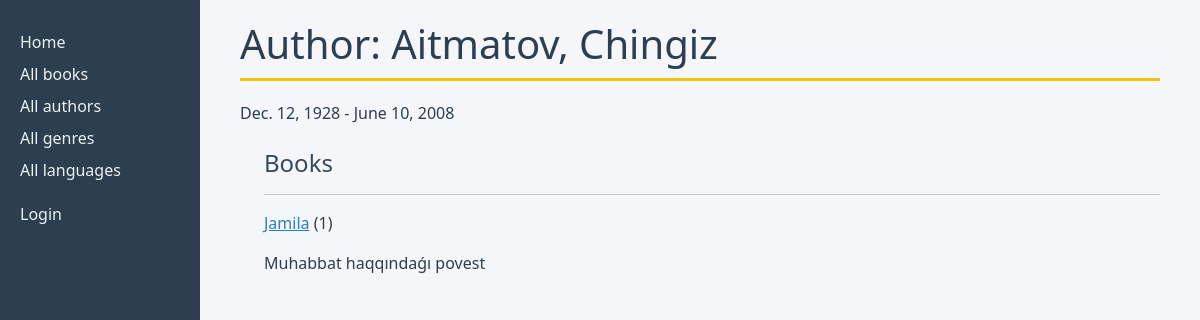
/catalog/author/2, run on the app's committed database.
### catalog/models.py (models this page shows, shortened)
class Author(models.Model):
    first_name = models.CharField(max_length=100)
    last_name = models.CharField(max_length=100)
    date_of_birth = models.DateField(null=True, blank=True)
    date_of_death = models.DateField('Died', null=True, blank=True)
    class Meta:
        ordering = ['last_name', 'first_name']
    def __str__(self):
        return f'{self.last_name}, {self.first_name}'

class Book(models.Model):
    title = models.CharField(max_length=200)
    author = models.ForeignKey('Author', on_delete=models.RESTRICT, null=True)
    summary = models.TextField(
        max_length=1000, help_text="Enter a brief description of the book")
    isbn = models.CharField('ISBN', max_length=13,
                            unique=True,
                            help_text='13 Character <a href="https://www.isbn-international.org/content/what-isbn'
                                      '">ISBN number</a>')
    genre = models.ManyToManyField(
        Genre, help_text="Select a genre for this book")
    language = models.ForeignKey(
        'Language', on_delete=models.SET_NULL, null=True)
    class Meta:
        ordering = ['title', 'author']
    def get_absolute_url(self):
        return reverse('book-detail', args=[str(self.id)])
    def display_genre(self):
        return ', '.join(genre.name for genre in self.genre.all()[:3])
    display_genre.short_description = 'Genre'

### catalog/views.py (the view)
# urls.py: path('author/<int:pk>', views.AuthorDetailView.as_view(), name='author-detail'),
class AuthorDetailView(generic.DetailView):
    model = Author

### catalog/templates/catalog/author_detail.html (shortened to what this page needs)
<!doctype html>
<html lang="en">
<head>
</head>
<body>
{% extends "base_generic.html" %}
{% block content %}
  <h1>Author: {{ author }}</h1>
  <p>
    {{ author.date_of_birth }} - {{ author.date_of_death|default_if_none:"" }}
  </p>
  <div class="ms-4 mt-4">
    <h4>Books</h4>
    {% for book in author.book_set.all %}
      <hr />
      <p>
        <a href="{{ book.get_absolute_url }}">{{ book.title }}</a>
        ({{ book.bookinstance_set.count }})
      </p>
      <p>{{ book.summary }}</p>
    {% empty %}
      <p>This author has no books.</p>
    {% endfor %}
  </div>
{% endblock %}
{% block sidebar %}
  {{ block.super }}
{% endblock %}

### catalog/static/css/styles.css (style rules this page uses)
body { background-color: #f4f6f9; font-family: "Segoe UI", Arial, sans-serif; color: #2c3e50; }
h1 { color: #2c3e50; border-bottom: 3px solid #f1c40f; padding-bottom: 10px; margin-bottom: 20px; }
h2, h4 { color: #34495e; }
.col-sm-10 a { color: #2980b9; }

### data on the page
Author: last_name+first_name "Aitmatov, Chingiz", date_of_birth "Dec. 12, 1928", date_of_death "June 10, 2008"
Book: title "Jamila", bookinstance_set.count "1", summary "Muhabbat haqqındaǵı povest"
